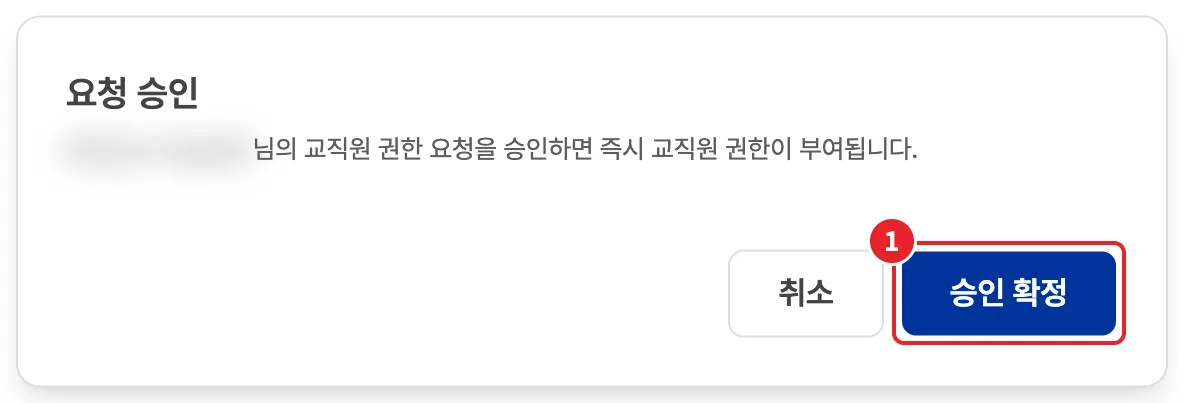
#> input picture guide/src/assets/shots/admin/applicant-approve-dialog.webp, 1184 x 403 px, given as the content of the folder ./guide/src/assets/shots/admin/applicant-approve-dialog.webp, which was not available
$ python contact-sheet.py ../../../guide/src/assets/shots/admin/applicant-approve-dialog.webp ../../../guide/src/assets/shots/admin/applicant-detail-full.webp
#> lines starting #> are read from the running program, lines starting #| are printed output that depends on the picture
import glob
import os
import sys

from PIL import Image, ImageDraw

if len(sys.argv) != 3:
    sys.exit('usage: contact-sheet.py <dir-with-webp> <out-prefix>')

src, out = sys.argv[1], sys.argv[2]
files = sorted(glob.glob(os.path.join(src, '*.webp')))
W, H, COLS, PER_PAGE = 480, 330, 4, 16

for start in range(0, len(files), PER_PAGE):
    part = files[start:start + PER_PAGE]
    rows = (len(part) + COLS - 1) // COLS
    sheet = Image.new('RGB', (W * COLS, H * rows), 'white')
#> sheet: PIL image 1920x330 RGB; every value is 255
    draw = ImageDraw.Draw(sheet)
    for i, f in enumerate(part):
        im = Image.open(f).convert('RGB')
#> im is the input picture: PIL image 1184x403 RGB; mean R, G, B 241.8, 242.2, 245.7
        im.thumbnail((W - 8, H - 24))
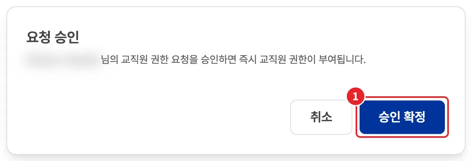
#> im: PIL image 472x161 RGB; mean R, G, B 241.8, 242.1, 245.6
        x, y = (i % COLS) * W + 4, (i // COLS) * H + 18
        sheet.paste(im, (x, y))
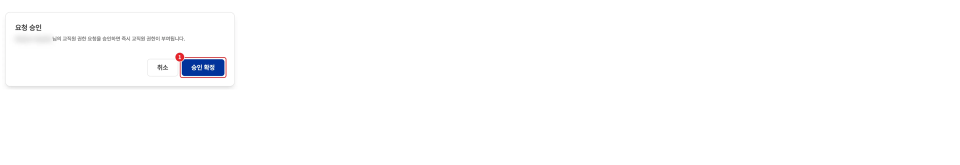
#> sheet: PIL image 1920x330 RGB (shown at 1/2 size); mean R, G, B 253.4, 253.4, 253.9
        draw.text((x, y - 14), os.path.basename(f), fill='blue')
    sheet.save(f'{out}-{start // PER_PAGE}.png')
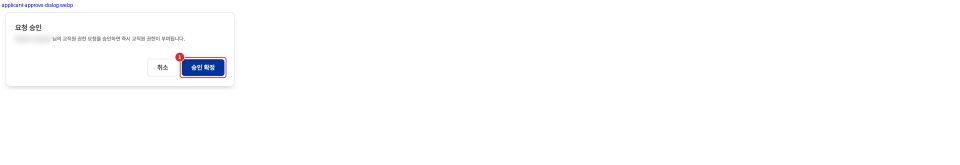
#> saved as applicant-detail-full.webp-0.png: PIL image 1920x330 RGB (shown at 1/2 size); mean R, G, B 253.3, 253.3, 253.9
    print(f'{out}-{start // PER_PAGE}.png')

$ run again, on guide/src/assets/shots/admin/applicant-detail-full.webp
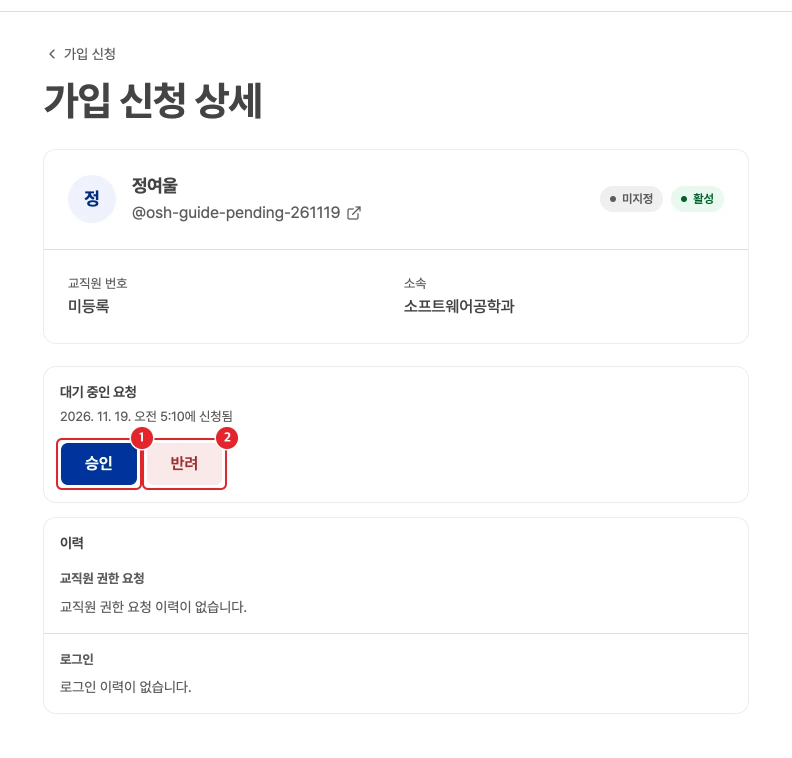
#> input picture guide/src/assets/shots/admin/applicant-detail-full.webp, 1584 x 1515 px, given as the content of the folder ./../guide/src/assets/shots/admin/applicant-detail-full.webp, which was not available (shown at 1/2 size)
#> im is the input picture: PIL image 1584x1515 RGB; mean R, G, B 250.5, 250.3, 250.8
#> `im.thumbnail((W - 8, H - 24))`:
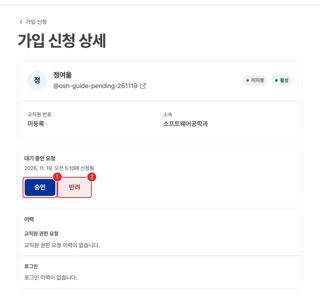
#> im: PIL image 320x306 RGB; mean R, G, B 250.5, 250.2, 250.7
#> `sheet.save(f'{out}-{start // PER_PAGE}.png')`:
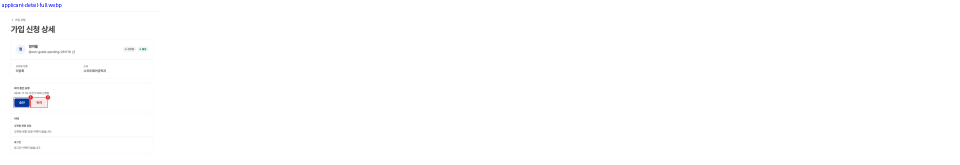
#> saved as applicant-detail-full.webp-0.png: PIL image 1920x330 RGB (shown at 1/2 size); mean R, G, B 254.2, 254.1, 254.3

$ run again, on guide/src/assets/shots/admin/applicant-pending-card.webp
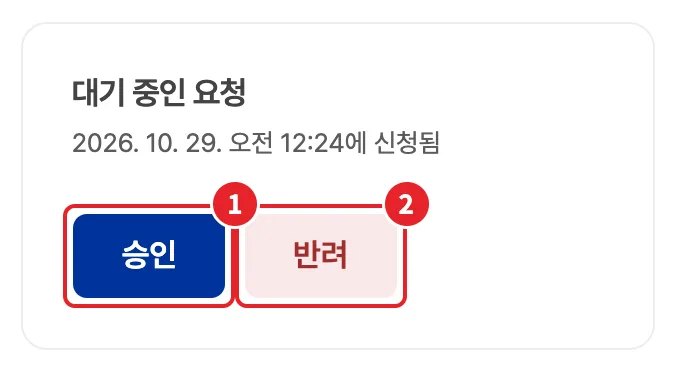
#> input picture guide/src/assets/shots/admin/applicant-pending-card.webp, 677 x 371 px, given as the content of the folder /../guide/src/assets/shots/admin/applicant-pending-card.webp, which was not available
#> im is the input picture: PIL image 677x371 RGB; mean R, G, B 238.2, 234.9, 239.9
#> `im.thumbnail((W - 8, H - 24))`:
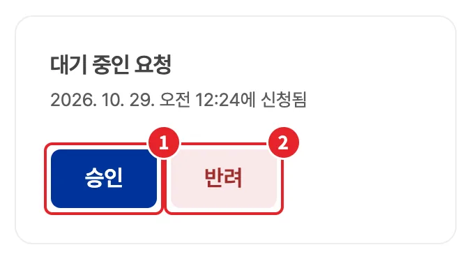
#> im: PIL image 472x259 RGB; mean R, G, B 238.1, 234.8, 239.8
#> `sheet.save(f'{out}-{start // PER_PAGE}.png')`:
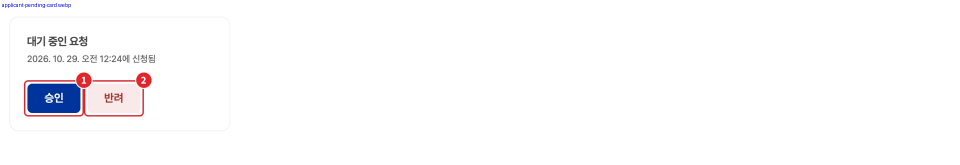
#> saved as applicant-pending-card.webp-0.png: PIL image 1920x330 RGB (shown at 1/2 size); mean R, G, B 251.6, 251, 252.1
